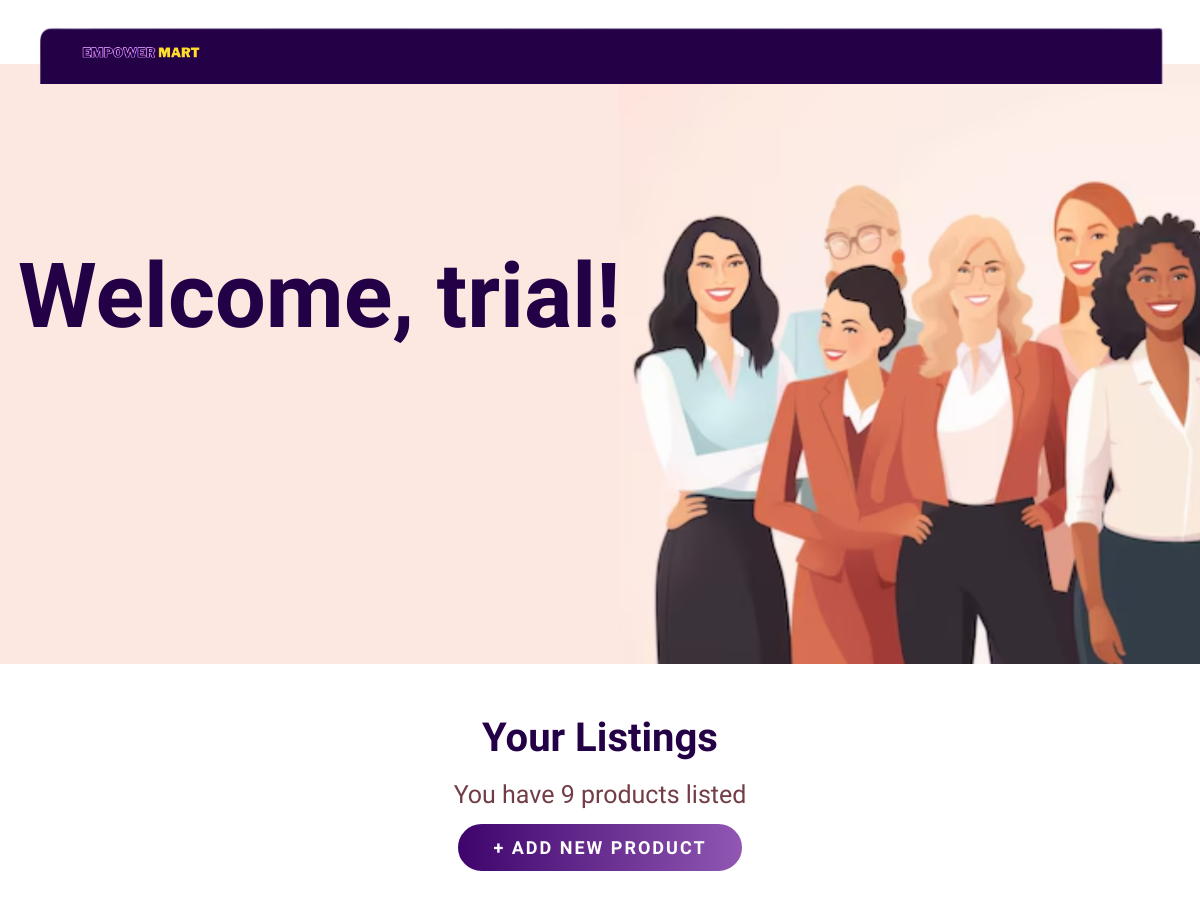
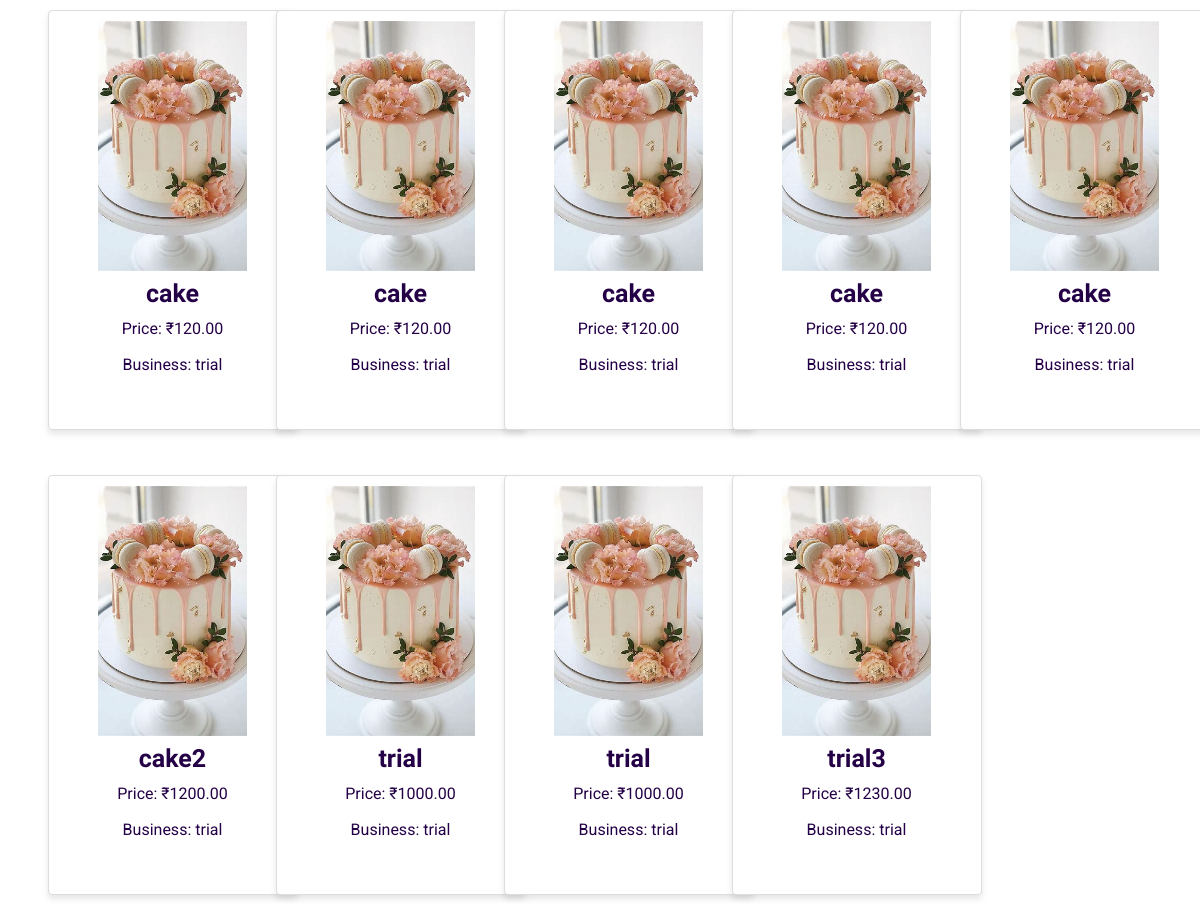
The app's page /dashboard/ (signed in), older data (2 pictures, top to bottom).
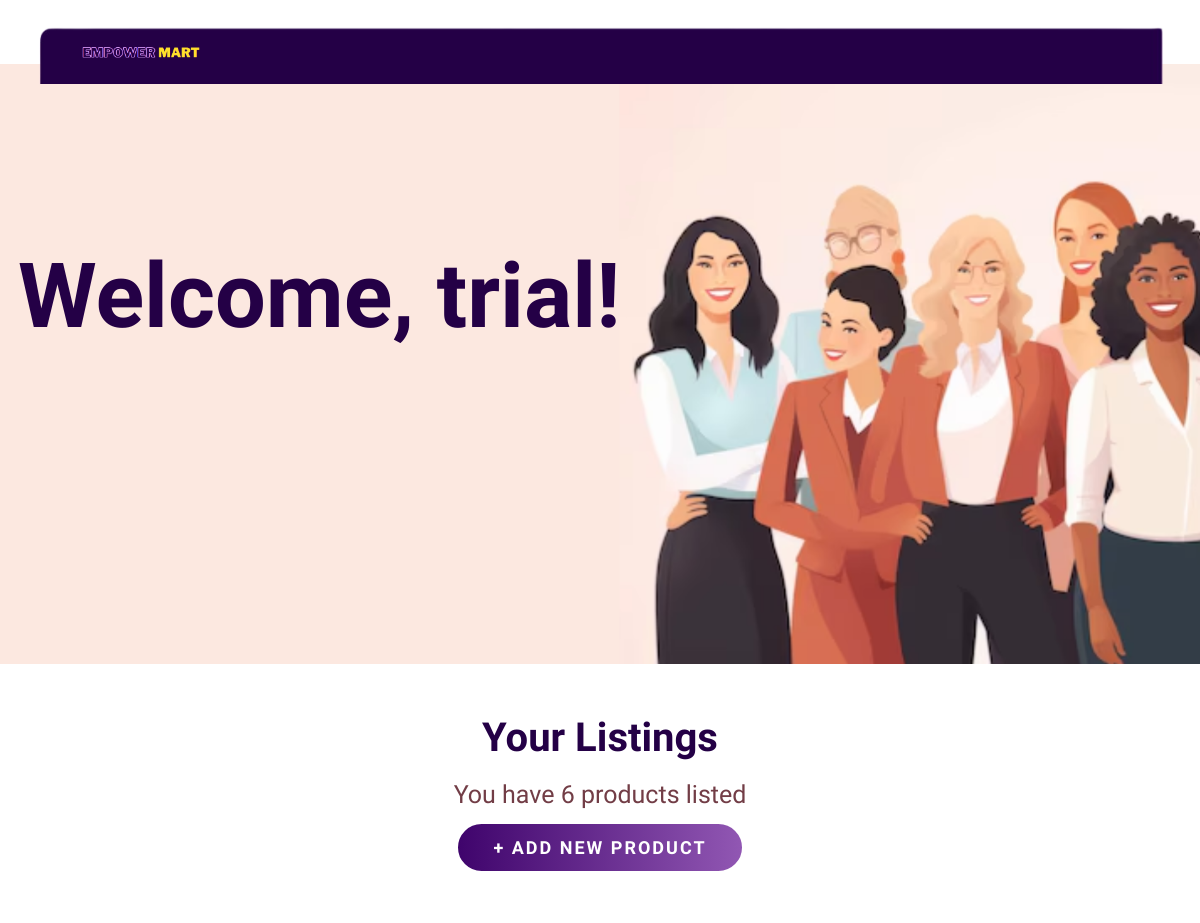
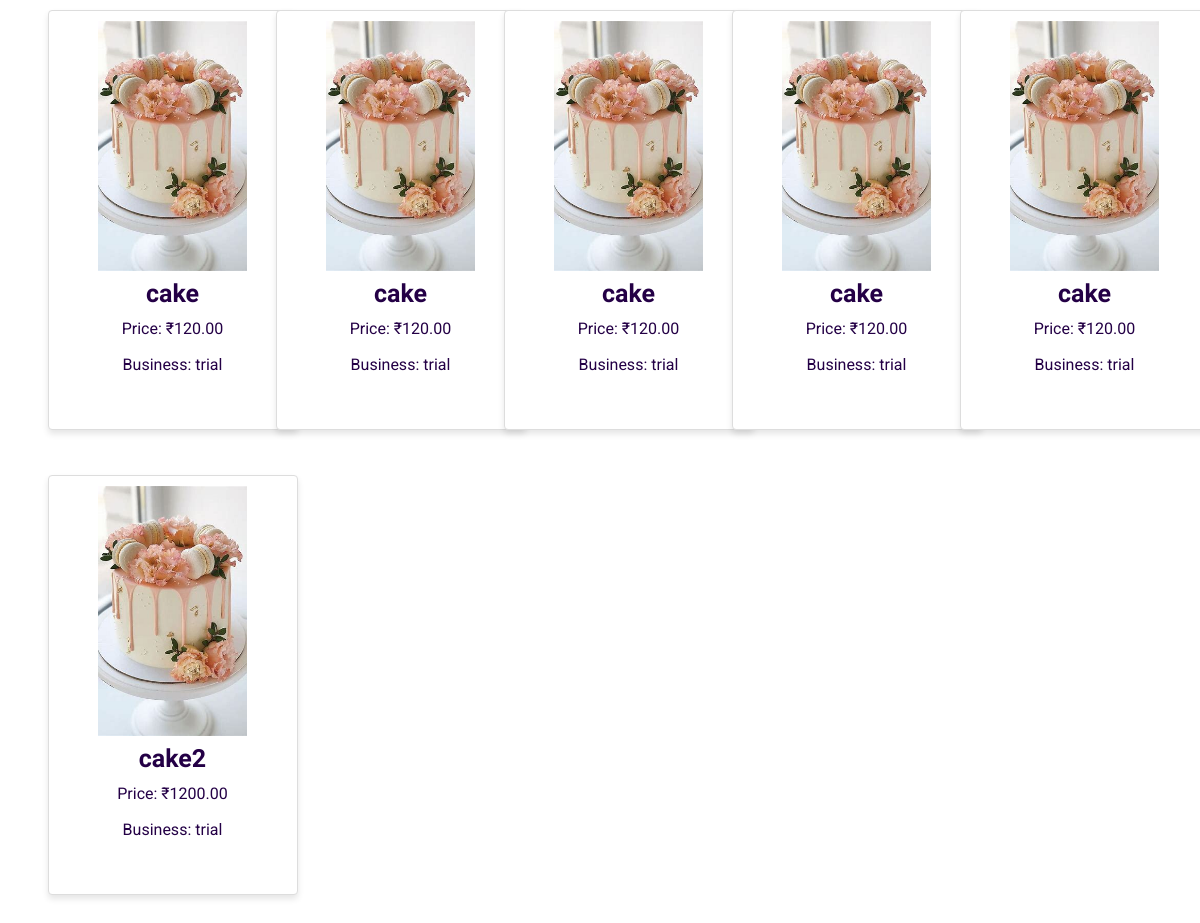
The same page, newer data (2 pictures, top to bottom).
### home/models.py (models this page shows, shortened)
class Product(models.Model):
    Product_Id = models.AutoField(primary_key=True)
    Product_name = models.CharField(max_length=200)
    Price_per_unit = models.DecimalField(max_digits=10, decimal_places=2, null=True, blank=True)
    Product_Description = models.TextField()
    Product_Image = models.ImageField(upload_to='products/')
    business_name = models.ForeignKey('user', on_delete=models.CASCADE)  # Foreign key to the user model

class user(AbstractBaseUser, PermissionsMixin):
    business_name = models.CharField(max_length=255, unique=True, default="default_username")
    is_active = models.BooleanField(default=True)
    is_staff = models.BooleanField(default=False)  # This grants access to the admin interface
    is_superuser = models.BooleanField(default=False)  # For superuser access
    Instagram_link = models.URLField(max_length=500, null=True, blank=True)  # Optional Instagram link
    Phone_number = models.CharField(max_length=15, null=True, blank=True)
    objects = UserManager()
    USERNAME_FIELD = 'business_name'  # Use business_name to log in
    REQUIRED_FIELDS = []  # No additional fields required
    def __str__(self):
        return self.business_name

### home/views.py (the view)
# urls.py: path('dashboard/', views.dashboard_view, name="dashboard_view"),
@login_required
def dashboard_view(request):
    products = Product.objects.filter(business_name=request.user)
    return render(request, 'dashboard.html', {'products': products})

### templates/dashboard.html (shortened to what this page needs)
<!DOCTYPE html>
{% load static %}
<html lang="en">
<head>
    <link rel="stylesheet" href="{% static 'css/lightbox.css' %}">
    <link href="https://cdn.jsdelivr.net/npm/bootstrap@5.1.3/dist/css/bootstrap.min.css" rel="stylesheet">
    <link rel="stylesheet" href="https://cdnjs.cloudflare.com/ajax/libs/font-awesome/5.15.4/css/all.min.css" />
    <link rel="stylesheet" type="text/css" href="{% static 'css/style.css' %}">
    <link rel="stylesheet" href="{% static 'css/responsive-style.css' %}">
</head>
<body>
    <header id="full-nav">
        <div class="header">
            <nav class="navbar navbar-expand-lg">
                <a class="navbar-brand" href="#">
                    <img src="{% static 'images/logo1.png' %}" alt="Logo" class="logo">
                </a>
            </nav>
        </div>
    </header>
    <section class="banner_section">
        <div class="container_seller">
            <div class="banner-content_seller">
                <h1>Welcome, {{ user.business_name }}!</h1>
            </div>
        </div>
    </section>
    <section class="listing_section">
        <div class="container">
            <div class="row justify-content-center">
                <div class="col-12 text-center pb-5">
                    <h2 class="section-title">Your Listings</h2>
                    <h4>You have {{ products|length }} products listed</h4>
                    <a href="{% url 'add_product' %}" class="btn main-btn">+ ADD NEW PRODUCT</a>
                </div>
            </div>
            <div class="row">
                {% for product in products %}
                <div class="col-6 col-md-2 mb-4">
                        <div class="card">
                            <img src="{{ product.Product_Image.url }}" class="card-img-top" alt="Product Image">
                            <div class="card-body">
                                <h5 class="card-title">{{ product.Product_name }}</h5>
                                <p class="card-text">Price: ₹{{ product.Price_per_unit }}</p>
                                <p class="card-text">Business: {{ product.business_name }}</p>
                            </div>
                        </div>
                    </div>
                {% empty %}
                    <p class="text-center">No products listed yet. Click "Add New Product" to get started.</p>
                {% endfor %}
            </div>
        </div>
    </section>
</body>
</html>

Row changes from the older to the newer data that the page shows:
removed Product: Product_Image (picture), Product_name "trial", Price_per_unit "1000.00", business_name "trial"
removed Product: Product_Image (picture), Product_name "trial", Price_per_unit "1000.00", business_name "trial"
removed Product: Product_Image (picture), Product_name "trial3", Price_per_unit "1230.00", business_name "trial"
Text that changed along with them:
{{ products|length }}: "9" → "6"
